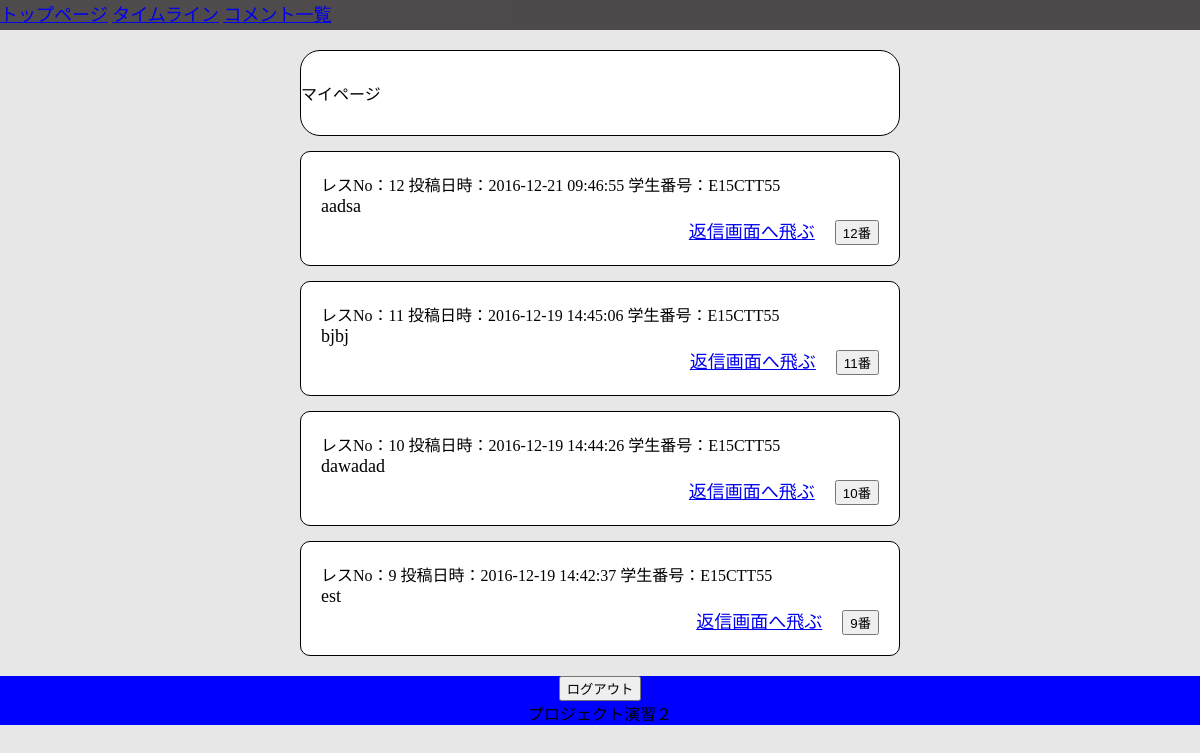
Screenshot of /MyPage.php (signed in) with the database file from the repository.
### tables this page shows
CREATE TABLE textcontent (content_id INTEGER PRIMARY KEY,contentData VARCHAR,date VARCHAR,personalData VARCHAR);

### tool.php (called while the page is built, shortened)
<?php
function DBconnect(){
  try{
    $dsn = __DIR__;
    $dsn = preg_replace('/\\\/u','/',$dsn);
    $dsn .= '/test.sqlite3';
    $connect = new PDO("sqlite:".$dsn);
    $connect->setAttribute(PDO::ATTR_DEFAULT_FETCH_MODE, PDO::FETCH_ASSOC);
    }catch(Exception $e){
      echo "通信エラーが発生しました<br>";
      return null;
    }
	return $connect;
}
function searchTextContent(){
	$conn = DBconnect();
  try{
	$data = $conn->query("SELECT content_id,contentData,date,personalData FROM textcontent ORDER BY content_id DESC");
}catch(Exception $e){
}
	return $data;
}
?>

### MyPage.php (the view, shortened to what this page needs)
<?php
require "tool.php";
?>
<!DOCTYPE html>
<html>
<head>
    <link rel="stylesheet" href="./CSS/board.css">
</head>
<body>
<header>
  <nav id="navFlex">
    <a href="#">トップページ</a>
    <a href="#">タイムライン</a>
    <a href="#">コメント一覧</a>
  </nav>
</header>
<div class="wrapper">
  <div class="timeLineWrapper">
    <div class="typeText">
      マイページ
    </div>
    <?php
    $date = searchTextContent();
    foreach ($date as $r) {
      echo '<div class="content">';
        echo '<div class="accountInfo">';
          echo  'レスNo：'.$r["content_id"].' 投稿日時：'.$r["date"].' 学生番号：'.$r["personalData"].'<br />';
        echo '</div>';
        echo '<div class="textContent">';
          echo $r["contentData"].'<br />';
        echo '</div>';
        echo '<div class="goReplyPage">';
          echo '<a href="replyBoard.php?content_id='.$r["content_id"].'">返信画面へ飛ぶ</a>';
          echo '<input type="button" class="replyDisplay'.$r["content_id"].'" name="'.$r["content_id"].'" onclick="clicku('.$r["content_id"].')" value="'.$r["content_id"].'番">';
        echo '</div>';
      echo '</div>';
    }
    ?>
  </div>
</div>
<footer>
  <form action="#" method="post">
    <input type="submit" value="ログアウト" />
  </form>
  プロジェクト演習２
</footer>
</body>
</html>

### CSS/board.css (style rules this page uses)
body { margin-left: auto; margin-right: auto; background-color: rgb(231, 231, 231); }
header { height: 30px; background-color: rgba(52, 46, 49, 0.85); color: white; font-size: 18px; position: fixed; width: 100%; top:0px; }
.timeLineWrapper { width: 50%; margin-top: 10px; margin-left: auto; margin-right: auto; }
.typeText { margin-top: 50px; background-color: white; border-radius: 20px; border: 1px solid black; padding-top: 30px; padding-bottom: 30px; }
.content { padding: 20px; margin-top: 15px; background-color: white; border-radius: 10px; border: 1px solid black; font-size: 18px; }
.accountInfo { font-size: 16px; }
.goReplyPage { text-align: right; }
.goReplyPage a { margin-right:20px; }
footer { margin-top: 20px; background-color: blue; text-align: center; bottom: 0px; }

### rows the page displays
textcontent: content_id "12", date "2016-12-21 09:46:55", personalData "E15CTT55", contentData "aadsa", content_id "12番"
textcontent: content_id "11", date "2016-12-19 14:45:06", personalData "E15CTT55", contentData "bjbj", content_id "11番"
textcontent: content_id "10", date "2016-12-19 14:44:26", personalData "E15CTT55", contentData "dawadad", content_id "10番"
textcontent: content_id "9", date "2016-12-19 14:42:37", personalData "E15CTT55", contentData "est", content_id "9番"
